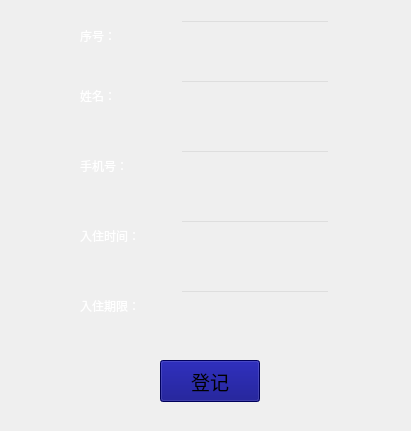
  <widget class="QWidget" name="widget_2" native="true">
   <property name="geometry">
    <rect>
     <x>660</x>
     <y>280</y>
     <width>411</width>
     <height>431</height>
    </rect>
   </property>
   <widget class="QLabel" name="label_18">
    <property name="geometry">
     <rect>
      <x>80</x>
      <y>80</y>
      <width>100</width>
      <height>32</height>
     </rect>
    </property>
    <property name="styleSheet">
     <string notr="true">font: 12pt &quot;黑体&quot;;
background:transparent;
color: rgb(255, 255, 255);</string>
    </property>
    <property name="text">
     <string>姓名：</string>
    </property>
   </widget>
   <widget class="QLabel" name="label_19">
    <property name="geometry">
     <rect>
      <x>80</x>
      <y>150</y>
      <width>100</width>
      <height>32</height>
     </rect>
    </property>
    <property name="styleSheet">
     <string notr="true">font: 12pt &quot;黑体&quot;;
background:transparent;
color: rgb(255, 255, 255);</string>
    </property>
    <property name="text">
     <string>手机号：</string>
    </property>
   </widget>
   <widget class="QLabel" name="label_20">
    <property name="geometry">
     <rect>
      <x>80</x>
      <y>220</y>
      <width>100</width>
      <height>32</height>
     </rect>
    </property>
    <property name="styleSheet">
     <string notr="true">font: 12pt &quot;黑体&quot;;
background:transparent;
color: rgb(255, 255, 255);</string>
    </property>
    <property name="text">
     <string>入住时间：</string>
    </property>
   </widget>
   <widget class="QLabel" name="label_21">
    <property name="geometry">
     <rect>
      <x>80</x>
      <y>290</y>
      <width>100</width>
      <height>32</height>
     </rect>
    </property>
    <property name="styleSheet">
     <string notr="true">font: 12pt &quot;黑体&quot;;
background:transparent;
color: rgb(255, 255, 255);</string>
    </property>
    <property name="text">
     <string>入住期限：</string>
    </property>
   </widget>
   <widget class="QLineEdit" name="lineEdit_15">
    <property name="geometry">
     <rect>
      <x>180</x>
      <y>80</y>
      <width>150</width>
      <height>32</height>
     </rect>
    </property>
    <property name="styleSheet">
     <string notr="true">background:transparent;
color: rgb(255, 255, 255);
font: 12pt &quot;黑体&quot;;</string>
    </property>
   </widget>
   <widget class="QLineEdit" name="lineEdit_16">
    <property name="geometry">
     <rect>
      <x>180</x>
      <y>150</y>
      <width>150</width>
      <height>32</height>
     </rect>
    </property>
    <property name="styleSheet">
     <string notr="true">background:transparent;
color: rgb(255, 255, 255);
font: 12pt &quot;黑体&quot;;</string>
    </property>
   </widget>
   <widget class="QLineEdit" name="lineEdit_17">
    <property name="geometry">
     <rect>
      <x>180</x>
      <y>220</y>
      <width>150</width>
      <height>32</height>
     </rect>
    </property>
    <property name="styleSheet">
     <string notr="true">background:transparent;
color: rgb(255, 255, 255);
font: 12pt &quot;黑体&quot;;</string>
    </property>
   </widget>
   <widget class="QLineEdit" name="lineEdit_18">
    <property name="geometry">
     <rect>
      <x>180</x>
      <y>290</y>
      <width>150</width>
      <height>32</height>
     </rect>
    </property>
    <property name="styleSheet">
     <string notr="true">background:transparent;
color: rgb(255, 255, 255);
font: 12pt &quot;黑体&quot;;</string>
    </property>
   </widget>
   <widget class="QPushButton" name="pushButton_17">
    <property name="geometry">
     <rect>
      <x>160</x>
      <y>360</y>
      <width>100</width>
      <height>42</height>
     </rect>
    </property>
    <property name="font">
     <font>
      <family>黑体</family>
      <pointsize>14</pointsize>
     </font>
    </property>
    <property name="styleSheet">
     <string notr="true">background-color: rgb(0, 0, 127);</string>
    </property>
    <property name="text">
     <string>登记</string>
    </property>
   </widget>
   <widget class="QLabel" name="label_22">
    <property name="geometry">
     <rect>
      <x>80</x>
      <y>20</y>
      <width>100</width>
      <height>32</height>
     </rect>
    </property>
    <property name="styleSheet">
     <string notr="true">font: 12pt &quot;黑体&quot;;
background:transparent;
color: rgb(255, 255, 255);</string>
    </property>
    <property name="text">
     <string>序号：</string>
    </property>
   </widget>
   <widget class="QLineEdit" name="lineEdit_19">
    <property name="geometry">
     <rect>
      <x>180</x>
      <y>20</y>
      <width>150</width>
      <height>32</height>
     </rect>
    </property>
    <property name="styleSheet">
     <string notr="true">background:transparent;
color: rgb(255, 255, 255);
font: 12pt &quot;黑体&quot;;</string>
    </property>
   </widget>
  </widget>
